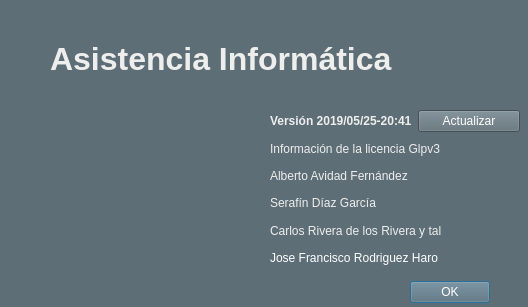
<?xml version="1.0" encoding="UTF-8"?>
<ui version="4.0">
 <class>AcercaDe</class>
 <widget class="QDialog" name="AcercaDe">
  <property name="geometry">
   <rect>
    <x>0</x>
    <y>0</y>
    <width>528</width>
    <height>307</height>
   </rect>
  </property>
  <property name="palette">
   <palette>
    <active>
     <colorrole role="WindowText">
      <brush brushstyle="SolidPattern">
       <color alpha="255">
        <red>255</red>
        <green>255</green>
        <blue>255</blue>
       </color>
      </brush>
     </colorrole>
     <colorrole role="Button">
      <brush brushstyle="SolidPattern">
       <color alpha="255">
        <red>94</red>
        <green>110</green>
        <blue>119</blue>
       </color>
      </brush>
     </colorrole>
     <colorrole role="Light">
      <brush brushstyle="SolidPattern">
       <color alpha="255">
        <red>141</red>
        <green>165</green>
        <blue>179</blue>
       </color>
      </brush>
     </colorrole>
     <colorrole role="Midlight">
      <brush brushstyle="SolidPattern">
       <color alpha="255">
        <red>117</red>
        <green>137</green>
        <blue>149</blue>
       </color>
      </brush>
     </colorrole>
     <colorrole role="Dark">
      <brush brushstyle="SolidPattern">
       <color alpha="255">
        <red>47</red>
        <green>55</green>
        <blue>59</blue>
       </color>
      </brush>
     </colorrole>
     <colorrole role="Mid">
      <brush brushstyle="SolidPattern">
       <color alpha="255">
        <red>62</red>
        <green>73</green>
        <blue>79</blue>
       </color>
      </brush>
     </colorrole>
     <colorrole role="Text">
      <brush brushstyle="SolidPattern">
       <color alpha="255">
        <red>255</red>
        <green>255</green>
        <blue>255</blue>
       </color>
      </brush>
     </colorrole>
     <colorrole role="BrightText">
      <brush brushstyle="SolidPattern">
       <color alpha="255">
        <red>255</red>
        <green>255</green>
        <blue>255</blue>
       </color>
      </brush>
     </colorrole>
     <colorrole role="ButtonText">
      <brush brushstyle="SolidPattern">
       <color alpha="255">
        <red>255</red>
        <green>255</green>
        <blue>255</blue>
       </color>
      </brush>
     </colorrole>
     <colorrole role="Base">
      <brush brushstyle="SolidPattern">
       <color alpha="255">
        <red>0</red>
        <green>0</green>
        <blue>0</blue>
       </color>
      </brush>
     </colorrole>
     <colorrole role="Window">
      <brush brushstyle="SolidPattern">
       <color alpha="255">
        <red>94</red>
        <green>110</green>
        <blue>119</blue>
       </color>
      </brush>
     </colorrole>
     <colorrole role="Shadow">
      <brush brushstyle="SolidPattern">
       <color alpha="255">
        <red>0</red>
        <green>0</green>
        <blue>0</blue>
       </color>
      </brush>
     </colorrole>
     <colorrole role="AlternateBase">
      <brush brushstyle="SolidPattern">
       <color alpha="255">
        <red>47</red>
        <green>55</green>
        <blue>59</blue>
       </color>
      </brush>
     </colorrole>
     <colorrole role="ToolTipBase">
      <brush brushstyle="SolidPattern">
       <color alpha="255">
        <red>255</red>
        <green>255</green>
        <blue>220</blue>
       </color>
      </brush>
     </colorrole>
     <colorrole role="ToolTipText">
      <brush brushstyle="SolidPattern">
       <color alpha="255">
        <red>0</red>
        <green>0</green>
        <blue>0</blue>
       </color>
      </brush>
     </colorrole>
    </active>
    <inactive>
     <colorrole role="WindowText">
      <brush brushstyle="SolidPattern">
       <color alpha="255">
        <red>255</red>
        <green>255</green>
        <blue>255</blue>
       </color>
      </brush>
     </colorrole>
     <colorrole role="Button">
      <brush brushstyle="SolidPattern">
       <color alpha="255">
        <red>94</red>
        <green>110</green>
        <blue>119</blue>
       </color>
      </brush>
     </colorrole>
     <colorrole role="Light">
      <brush brushstyle="SolidPattern">
       <color alpha="255">
        <red>141</red>
        <green>165</green>
        <blue>179</blue>
       </color>
      </brush>
     </colorrole>
     <colorrole role="Midlight">
      <brush brushstyle="SolidPattern">
       <color alpha="255">
        <red>117</red>
        <green>137</green>
        <blue>149</blue>
       </color>
      </brush>
     </colorrole>
     <colorrole role="Dark">
      <brush brushstyle="SolidPattern">
       <color alpha="255">
        <red>47</red>
        <green>55</green>
        <blue>59</blue>
       </color>
      </brush>
     </colorrole>
     <colorrole role="Mid">
      <brush brushstyle="SolidPattern">
       <color alpha="255">
        <red>62</red>
        <green>73</green>
        <blue>79</blue>
       </color>
      </brush>
     </colorrole>
     <colorrole role="Text">
      <brush brushstyle="SolidPattern">
       <color alpha="255">
        <red>255</red>
        <green>255</green>
        <blue>255</blue>
       </color>
      </brush>
     </colorrole>
     <colorrole role="BrightText">
      <brush brushstyle="SolidPattern">
       <color alpha="255">
        <red>255</red>
        <green>255</green>
        <blue>255</blue>
       </color>
      </brush>
     </colorrole>
     <colorrole role="ButtonText">
      <brush brushstyle="SolidPattern">
       <color alpha="255">
        <red>255</red>
        <green>255</green>
        <blue>255</blue>
       </color>
      </brush>
     </colorrole>
     <colorrole role="Base">
      <brush brushstyle="SolidPattern">
       <color alpha="255">
        <red>0</red>
        <green>0</green>
        <blue>0</blue>
       </color>
      </brush>
     </colorrole>
     <colorrole role="Window">
      <brush brushstyle="SolidPattern">
       <color alpha="255">
        <red>94</red>
        <green>110</green>
        <blue>119</blue>
       </color>
      </brush>
     </colorrole>
     <colorrole role="Shadow">
      <brush brushstyle="SolidPattern">
       <color alpha="255">
        <red>0</red>
        <green>0</green>
        <blue>0</blue>
       </color>
      </brush>
     </colorrole>
     <colorrole role="AlternateBase">
      <brush brushstyle="SolidPattern">
       <color alpha="255">
        <red>47</red>
        <green>55</green>
        <blue>59</blue>
       </color>
      </brush>
     </colorrole>
     <colorrole role="ToolTipBase">
      <brush brushstyle="SolidPattern">
       <color alpha="255">
        <red>255</red>
        <green>255</green>
        <blue>220</blue>
       </color>
      </brush>
     </colorrole>
     <colorrole role="ToolTipText">
      <brush brushstyle="SolidPattern">
       <color alpha="255">
        <red>0</red>
        <green>0</green>
        <blue>0</blue>
       </color>
      </brush>
     </colorrole>
    </inactive>
    <disabled>
     <colorrole role="WindowText">
      <brush brushstyle="SolidPattern">
       <color alpha="255">
        <red>47</red>
        <green>55</green>
        <blue>59</blue>
       </color>
      </brush>
     </colorrole>
     <colorrole role="Button">
      <brush brushstyle="SolidPattern">
       <color alpha="255">
        <red>94</red>
        <green>110</green>
        <blue>119</blue>
       </color>
      </brush>
     </colorrole>
     <colorrole role="Light">
      <brush brushstyle="SolidPattern">
       <color alpha="255">
        <red>141</red>
        <green>165</green>
        <blue>179</blue>
       </color>
      </brush>
     </colorrole>
     <colorrole role="Midlight">
      <brush brushstyle="SolidPattern">
       <color alpha="255">
        <red>117</red>
        <green>137</green>
        <blue>149</blue>
       </color>
      </brush>
     </colorrole>
     <colorrole role="Dark">
      <brush brushstyle="SolidPattern">
       <color alpha="255">
        <red>47</red>
        <green>55</green>
        <blue>59</blue>
       </color>
      </brush>
     </colorrole>
     <colorrole role="Mid">
      <brush brushstyle="SolidPattern">
       <color alpha="255">
        <red>62</red>
        <green>73</green>
        <blue>79</blue>
       </color>
      </brush>
     </colorrole>
     <colorrole role="Text">
      <brush brushstyle="SolidPattern">
       <color alpha="255">
        <red>47</red>
        <green>55</green>
        <blue>59</blue>
       </color>
      </brush>
     </colorrole>
     <colorrole role="BrightText">
      <brush brushstyle="SolidPattern">
       <color alpha="255">
        <red>255</red>
        <green>255</green>
        <blue>255</blue>
       </color>
      </brush>
     </colorrole>
     <colorrole role="ButtonText">
      <brush brushstyle="SolidPattern">
       <color alpha="255">
        <red>47</red>
        <green>55</green>
        <blue>59</blue>
       </color>
      </brush>
     </colorrole>
     <colorrole role="Base">
      <brush brushstyle="SolidPattern">
       <color alpha="255">
        <red>94</red>
        <green>110</green>
        <blue>119</blue>
       </color>
      </brush>
     </colorrole>
     <colorrole role="Window">
      <brush brushstyle="SolidPattern">
       <color alpha="255">
        <red>94</red>
        <green>110</green>
        <blue>119</blue>
       </color>
      </brush>
     </colorrole>
     <colorrole role="Shadow">
      <brush brushstyle="SolidPattern">
       <color alpha="255">
        <red>0</red>
        <green>0</green>
        <blue>0</blue>
       </color>
      </brush>
     </colorrole>
     <colorrole role="AlternateBase">
      <brush brushstyle="SolidPattern">
       <color alpha="255">
        <red>94</red>
        <green>110</green>
        <blue>119</blue>
       </color>
      </brush>
     </colorrole>
     <colorrole role="ToolTipBase">
      <brush brushstyle="SolidPattern">
       <color alpha="255">
        <red>255</red>
        <green>255</green>
        <blue>220</blue>
       </color>
      </brush>
     </colorrole>
     <colorrole role="ToolTipText">
      <brush brushstyle="SolidPattern">
       <color alpha="255">
        <red>0</red>
        <green>0</green>
        <blue>0</blue>
       </color>
      </brush>
     </colorrole>
    </disabled>
   </palette>
  </property>
  <property name="windowTitle">
   <string>Acerca de...</string>
  </property>
  <property name="modal">
   <bool>false</bool>
  </property>
  <widget class="QDialogButtonBox" name="buttonBox">
   <property name="geometry">
    <rect>
     <x>410</x>
     <y>280</y>
     <width>80</width>
     <height>25</height>
    </rect>
   </property>
   <property name="orientation">
    <enum>Qt::Horizontal</enum>
   </property>
   <property name="standardButtons">
    <set>QDialogButtonBox::Ok</set>
   </property>
  </widget>
  <widget class="QLabel" name="label">
   <property name="geometry">
    <rect>
     <x>50</x>
     <y>40</y>
     <width>405</width>
     <height>38</height>
    </rect>
   </property>
   <property name="palette">
    <palette>
     <active>
      <colorrole role="WindowText">
       <brush brushstyle="SolidPattern">
        <color alpha="255">
         <red>238</red>
         <green>238</green>
         <blue>236</blue>
        </color>
       </brush>
      </colorrole>
      <colorrole role="Text">
       <brush brushstyle="SolidPattern">
        <color alpha="255">
         <red>238</red>
         <green>238</green>
         <blue>236</blue>
        </color>
       </brush>
      </colorrole>
     </active>
     <inactive>
      <colorrole role="WindowText">
       <brush brushstyle="SolidPattern">
        <color alpha="255">
         <red>238</red>
         <green>238</green>
         <blue>236</blue>
        </color>
       </brush>
      </colorrole>
      <colorrole role="Text">
       <brush brushstyle="SolidPattern">
        <color alpha="255">
         <red>238</red>
         <green>238</green>
         <blue>236</blue>
        </color>
       </brush>
      </colorrole>
     </inactive>
     <disabled>
      <colorrole role="WindowText">
       <brush brushstyle="SolidPattern">
        <color alpha="255">
         <red>16</red>
         <green>37</green>
         <blue>67</blue>
        </color>
       </brush>
      </colorrole>
      <colorrole role="Text">
       <brush brushstyle="SolidPattern">
        <color alpha="255">
         <red>16</red>
         <green>37</green>
         <blue>67</blue>
        </color>
       </brush>
      </colorrole>
     </disabled>
    </palette>
   </property>
   <property name="font">
    <font>
     <pointsize>24</pointsize>
     <weight>75</weight>
     <bold>true</bold>
    </font>
   </property>
   <property name="text">
    <string>Asistencia Informática</string>
   </property>
  </widget>
  <widget class="QLabel" name="label_2">
   <property name="geometry">
    <rect>
     <x>30</x>
     <y>20</y>
     <width>51</width>
     <height>81</height>
    </rect>
   </property>
   <property name="maximumSize">
    <size>
     <width>300</width>
     <height>300</height>
    </size>
   </property>
   <property name="text">
    <string/>
   </property>
   <property name="pixmap">
    <pixmap>imagenes/iconos/icon-transparente.png</pixmap>
   </property>
  </widget>
  <widget class="QLabel" name="label_10">
   <property name="geometry">
    <rect>
     <x>10</x>
     <y>120</y>
     <width>241</width>
     <height>141</height>
    </rect>
   </property>
   <property name="text">
    <string/>
   </property>
   <property name="pixmap">
    <pixmap resource="../iconos.qrc">:/imagenes/iconos/AcercaDe/GNU_and_Tux.svg</pixmap>
   </property>
   <property name="scaledContents">
    <bool>true</bool>
   </property>
  </widget>
  <widget class="QWidget" name="layoutWidget">
   <property name="geometry">
    <rect>
     <x>270</x>
     <y>110</y>
     <width>250</width>
     <height>158</height>
    </rect>
   </property>
   <layout class="QVBoxLayout" name="verticalLayout">
    <item>
     <layout class="QHBoxLayout" name="horizontalLayout">
      <item>
       <widget class="QLabel" name="label_3">
        <property name="palette">
         <palette>
          <active>
           <colorrole role="WindowText">
            <brush brushstyle="SolidPattern">
             <color alpha="255">
              <red>238</red>
              <green>238</green>
              <blue>236</blue>
             </color>
            </brush>
           </colorrole>
          </active>
          <inactive>
           <colorrole role="WindowText">
            <brush brushstyle="SolidPattern">
             <color alpha="255">
              <red>238</red>
              <green>238</green>
              <blue>236</blue>
             </color>
            </brush>
           </colorrole>
          </inactive>
          <disabled>
           <colorrole role="WindowText">
            <brush brushstyle="SolidPattern">
             <color alpha="255">
              <red>16</red>
              <green>37</green>
              <blue>67</blue>
             </color>
            </brush>
           </colorrole>
          </disabled>
         </palette>
        </property>
        <property name="font">
         <font>
          <weight>75</weight>
          <bold>true</bold>
         </font>
        </property>
        <property name="text">
<string>Versión 2019/05/25-20:41</string>
        </property>
       </widget>
      </item>
      <item>
       <widget class="QPushButton" name="pushButton">
        <property name="text">
         <string>Actualizar</string>
        </property>
       </widget>
      </item>
     </layout>
    </item>
    <item>
     <widget class="QLabel" name="label_4">
      <property name="palette">
       <palette>
        <active>
         <colorrole role="WindowText">
          <brush brushstyle="SolidPattern">
           <color alpha="255">
            <red>238</red>
            <green>238</green>
            <blue>236</blue>
           </color>
          </brush>
         </colorrole>
        </active>
        <inactive>
         <colorrole role="WindowText">
          <brush brushstyle="SolidPattern">
           <color alpha="255">
            <red>238</red>
            <green>238</green>
            <blue>236</blue>
           </color>
          </brush>
         </colorrole>
        </inactive>
        <disabled>
         <colorrole role="WindowText">
          <brush brushstyle="SolidPattern">
           <color alpha="255">
            <red>16</red>
            <green>37</green>
            <blue>67</blue>
           </color>
          </brush>
         </colorrole>
        </disabled>
       </palette>
      </property>
      <property name="text">
       <string>Información de la licencia Glpv3</string>
      </property>
     </widget>
    </item>
    <item>
     <widget class="QLabel" name="label_5">
      <property name="palette">
       <palette>
        <active>
         <colorrole role="WindowText">
          <brush brushstyle="SolidPattern">
           <color alpha="255">
            <red>238</red>
            <green>238</green>
            <blue>236</blue>
           </color>
          </brush>
         </colorrole>
        </active>
        <inactive>
         <colorrole role="WindowText">
          <brush brushstyle="SolidPattern">
           <color alpha="255">
            <red>238</red>
            <green>238</green>
            <blue>236</blue>
           </color>
          </brush>
         </colorrole>
        </inactive>
        <disabled>
         <colorrole role="WindowText">
          <brush brushstyle="SolidPattern">
           <color alpha="255">
            <red>16</red>
            <green>37</green>
            <blue>67</blue>
           </color>
          </brush>
         </colorrole>
        </disabled>
       </palette>
      </property>
      <property name="text">
       <string>Alberto Avidad Fernández</string>
      </property>
     </widget>
    </item>
    <item>
     <widget class="QLabel" name="label_8">
      <property name="palette">
       <palette>
        <active>
         <colorrole role="WindowText">
          <brush brushstyle="SolidPattern">
           <color alpha="255">
            <red>238</red>
            <green>238</green>
            <blue>236</blue>
           </color>
          </brush>
         </colorrole>
        </active>
        <inactive>
         <colorrole role="WindowText">
          <brush brushstyle="SolidPattern">
           <color alpha="255">
            <red>238</red>
            <green>238</green>
            <blue>236</blue>
           </color>
          </brush>
         </colorrole>
        </inactive>
        <disabled>
         <colorrole role="WindowText">
          <brush brushstyle="SolidPattern">
           <color alpha="255">
            <red>16</red>
            <green>37</green>
            <blue>67</blue>
           </color>
          </brush>
         </colorrole>
        </disabled>
       </palette>
      </property>
      <property name="text">
       <string>Serafín Díaz García</string>
      </property>
     </widget>
    </item>
    <item>
     <widget class="QLabel" name="label_6">
      <property name="palette">
       <palette>
        <active>
         <colorrole role="WindowText">
          <brush brushstyle="SolidPattern">
           <color alpha="255">
            <red>238</red>
            <green>238</green>
            <blue>236</blue>
           </color>
          </brush>
         </colorrole>
        </active>
        <inactive>
         <colorrole role="WindowText">
          <brush brushstyle="SolidPattern">
           <color alpha="255">
            <red>238</red>
            <green>238</green>
            <blue>236</blue>
           </color>
          </brush>
         </colorrole>
        </inactive>
        <disabled>
         <colorrole role="WindowText">
          <brush brushstyle="SolidPattern">
           <color alpha="255">
            <red>16</red>
            <green>37</green>
            <blue>67</blue>
           </color>
          </brush>
         </colorrole>
        </disabled>
       </palette>
      </property>
      <property name="text">
       <string>Carlos Rivera de los Rivera y tal</string>
      </property>
     </widget>
    </item>
    <item>
     <widget class="QLabel" name="label_7">
      <property name="text">
       <string>Jose Francisco Rodriguez Haro</string>
      </property>
     </widget>
    </item>
   </layout>
  </widget>
 </widget>
 <resources>
  <include location="../iconos.qrc"/>
 </resources>
 <connections>
  <connection>
   <sender>buttonBox</sender>
   <signal>accepted()</signal>
   <receiver>AcercaDe</receiver>
   <slot>accept()</slot>
   <hints>
    <hint type="sourcelabel">
     <x>248</x>
     <y>254</y>
    </hint>
    <hint type="destinationlabel">
     <x>157</x>
     <y>274</y>
    </hint>
   </hints>
  </connection>
  <connection>
   <sender>buttonBox</sender>
   <signal>rejected()</signal>
   <receiver>AcercaDe</receiver>
   <slot>reject()</slot>
   <hints>
    <hint type="sourcelabel">
     <x>316</x>
     <y>260</y>
    </hint>
    <hint type="destinationlabel">
     <x>286</x>
     <y>274</y>
    </hint>
   </hints>
  </connection>
 </connections>
</ui>
